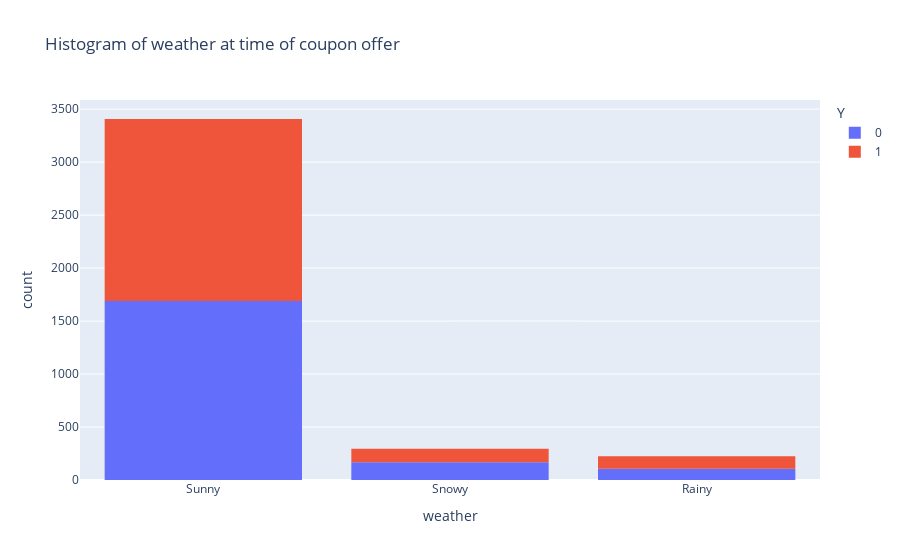

Notebook cell for this chart:
### Markdown cell above
It would seem people are more likely to accept coupons  that last longer, which makes sense. A longer coupon is more usable.

### Code cell
fig = px.histogram(coffee_coupon_data, x='weather', color = 'Y', title = 'Histogram of weather at time of coupon offer')
fig.show()
coffee_coupon_data.groupby('weather')[['Y']].mean()

### Figure 1 — Plotly figure (JSON) as saved in the notebook; plotly's stock layout.template omitted (floating-point values rounded to 4 significant figures; data arrays with more than 128 entries replaced by an {"elided": "..."} marker saying what was removed)
{"data": [{"alignmentgroup": "True", "bingroup": "x", "hovertemplate": "Y=0<br>weather=%{x}<br>count=%{y}<extra></extra>", "legendgroup": "0", "marker": {"color": "#636efa", "pattern": {"shape": ""}}, "name": "0", "offsetgroup": "0", "orientation": "v", "showlegend": true, "type": "histogram", "x": {"elided": "1962 str values"}, "xaxis": "x", "yaxis": "y"}, {"alignmentgroup": "True", "bingroup": "x", "hovertemplate": "Y=1<br>weather=%{x}<br>count=%{y}<extra></extra>", "legendgroup": "1", "marker": {"color": "#EF553B", "pattern": {"shape": ""}}, "name": "1", "offsetgroup": "1", "orientation": "v", "showlegend": true, "type": "histogram", "x": {"elided": "1962 str values"}, "xaxis": "x", "yaxis": "y"}], "layout": {"barmode": "relative", "legend": {"title": {"text": "Y"}, "tracegroupgap": 0}, "title": {"text": "Histogram of weather at time of coupon offer"}, "xaxis": {"anchor": "y", "domain": [0, 1], "title": {"text": "weather"}}, "yaxis": {"anchor": "x", "domain": [0, 1], "title": {"text": "count"}}}}
